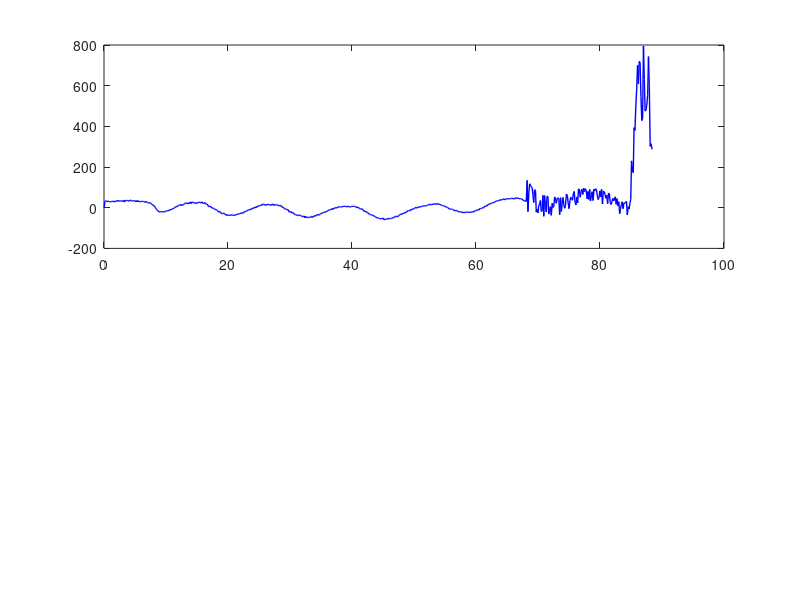

The MATLAB script that drew this image: (Note: this script raises an error after producing the figure.)
%% =========================================================
%  stability_data4.m
%  data4 Kararlilik / Drift Analizi
%  On kosul: 3rd_fit_data4.mat ve pp.mat mevcut olmali
% =========================================================
clearvars
clc
close all

%% =========================
% 1. VERI YUKLE
% =========================
load('3rd_fit_data4.mat', 'T');
pp = load('pp.mat');

time_min = pp.R_time(:);   % dakika
R_peak   = pp.R_peak(:);
X1_peak  = pp.X1_peak(:);
X2_peak  = pp.X2_peak(:);

nSweep = length(time_min);
fprintf('Toplam sweep: %d\n', nSweep);
fprintf('Sure: %.1f - %.1f dakika\n', min(time_min), max(time_min));

%% =========================
% 2. POMPA ARIZASINI TESPIT ET
%    (~87. dakikadaki ani spike)
% =========================
R_diff     = abs(diff(R_peak));
threshold  = mean(R_diff) + 5 * std(R_diff);
fault_idx  = find(R_diff > threshold, 1, 'first');

if ~isempty(fault_idx)
    fprintf('Pompa arizasi tespit edildi: sweep %d (%.1f dk)\n', ...
        fault_idx, time_min(fault_idx));
    stable_idx = 1:fault_idx-1;
else
    fprintf('Pompa arizasi tespit edilmedi.\n');
    stable_idx = 1:nSweep;
end

% Kararli bolge
t_stable  = time_min(stable_idx);
R_stable  = R_peak(stable_idx);
X1_stable = X1_peak(stable_idx);
X2_stable = X2_peak(stable_idx);

fprintf('Kararli bolge: %d sweep (%.1f dk)\n', ...
    length(stable_idx), max(t_stable));

%% =========================
% 3. GURULTU TABANI (NOISE FLOOR)
% =========================
% Kararli bolgedeki standart sapma = gurultu tabani
noise_R  = std(R_stable);
noise_X1 = std(X1_stable);
noise_X2 = std(X2_stable);

fprintf('\n=== GURULTU TABANI ===\n');
fprintf('  R_peak  std: %.2f Hz\n', noise_R);
fprintf('  X1_peak std: %.2f Hz\n', noise_X1);
fprintf('  X2_peak std: %.2f Hz\n', noise_X2);

%% =========================
% 4. DRIFT ANALiZi
%    Lineer fit ile uzun vadeli kaymayi hesapla
% =========================
p_R  = polyfit(t_stable, R_stable,  1);
p_X1 = polyfit(t_stable, X1_stable, 1);
p_X2 = polyfit(t_stable, X2_stable, 1);

% Drift Hz/dakika ve Hz/saat cinsinden
drift_R_per_min  = p_R(1);
drift_X1_per_min = p_X1(1);
drift_X2_per_min = p_X2(1);

fprintf('\n=== DRiFT ANALiZi ===\n');
fprintf('  R_peak  drift: %.4f Hz/dk  (%.2f Hz/saat)\n', ...
    drift_R_per_min,  drift_R_per_min*60);
fprintf('  X1_peak drift: %.4f Hz/dk  (%.2f Hz/saat)\n', ...
    drift_X1_per_min, drift_X1_per_min*60);
fprintf('  X2_peak drift: %.4f Hz/dk  (%.2f Hz/saat)\n', ...
    drift_X2_per_min, drift_X2_per_min*60);

%% =========================
% 5. LOD HESABI (kararlilik bazli)
%    LOD = 3 * noise / sensitivity
%    sensitivity: data3 referans degeri ~6300 Hz / 2% = 3150 Hz/%
% =========================
sensitivity_ref = 3150;   % Hz/% (data3'ten beklenen)

LOD_R  = 3 * noise_R  / sensitivity_ref;
LOD_X1 = 3 * noise_X1 / sensitivity_ref;
LOD_X2 = 3 * noise_X2 / sensitivity_ref;

fprintf('\n=== LOD (kararlilik bazli) ===\n');
fprintf('  R_peak  LOD: %.5f %%\n', LOD_R);
fprintf('  X1_peak LOD: %.5f %%\n', LOD_X1);
fprintf('  X2_peak LOD: %.5f %%\n', LOD_X2);

%% =========================
% 6. GRAFIK 1: Zaman Serisi + Pompa Arizasi
% =========================
figure('Name','Zaman Serisi','Position',[100 100 1000 450]);

subplot(2,1,1);
plot(time_min, R_peak - R_peak(1), 'b-', 'LineWidth', 1.0);
hold on;
if ~isempty(fault_idx)
    xline(time_min(fault_idx), 'r--', 'LineWidth', 2, ...
        'Label', 'Pompa Arizasi');
end
ylabel('\DeltaR_{peak} (Hz)');
title('data4 — R_{peak} Zaman Serisi');
grid on;

subplot(2,1,2);
plot(time_min, X1_peak - X1_peak(1), 'Color',[0.1 0.6 0.1], 'LineWidth', 1.0);
hold on;
if ~isempty(fault_idx)
    xline(time_min(fault_idx), 'r--', 'LineWidth', 2);
end
xlabel('Zaman (dakika)');
ylabel('\DeltaX1_{peak} (Hz)');
title('data4 — X1_{peak} Zaman Serisi');
grid on;

%% =========================
% 7. GRAFIK 2: Drift Analizi
% =========================
figure('Name','Drift Analizi','Position',[100 580 1000 400]);

subplot(1,2,1);
plot(t_stable, R_stable - R_stable(1), 'b.', 'MarkerSize', 3);
hold on;
fit_line = polyval(p_R, t_stable) - polyval(p_R, t_stable(1));
plot(t_stable, fit_line, 'r-', 'LineWidth', 2);
xlabel('Zaman (dakika)');
ylabel('\DeltaR_{peak} (Hz)');
title(sprintf('R_{peak} Drift\n%.4f Hz/dk (%.2f Hz/saat)', ...
    drift_R_per_min, drift_R_per_min*60));
legend('Veri', 'Lineer Fit');
grid on;

subplot(1,2,2);
plot(t_stable, X1_stable - X1_stable(1), 'g.', 'MarkerSize', 3);
hold on;
fit_line2 = polyval(p_X1, t_stable) - polyval(p_X1, t_stable(1));
plot(t_stable, fit_line2, 'r-', 'LineWidth', 2);
xlabel('Zaman (dakika)');
ylabel('\DeltaX1_{peak} (Hz)');
title(sprintf('X1_{peak} Drift\n%.4f Hz/dk (%.2f Hz/saat)', ...
    drift_X1_per_min, drift_X1_per_min*60));
legend('Veri', 'Lineer Fit');
grid on;

sgtitle('Drift Analizi — data4 (Kararli Bolge)');

%% =========================
% 8. GRAFIK 3: Gurultu Dagilimi (Histogram)
% =========================
figure('Name','Gurultu Dagilimi','Position',[100 100 1000 380]);

subplot(1,3,1);
R_detrended = R_stable - polyval(p_R, t_stable);
histogram(R_detrended, 30, 'FaceColor',[0.2 0.4 0.8], 'Normalization','pdf');
xlabel('\DeltaR_{peak} (Hz)');
ylabel('PDF');
title(sprintf('R_{peak} Gurultu\n\\sigma = %.2f Hz', noise_R));
grid on;

subplot(1,3,2);
X1_detrended = X1_stable - polyval(p_X1, t_stable);
histogram(X1_detrended, 30, 'FaceColor',[0.1 0.6 0.1], 'Normalization','pdf');
xlabel('\DeltaX1_{peak} (Hz)');
ylabel('PDF');
title(sprintf('X1_{peak} Gurultu\n\\sigma = %.2f Hz', noise_X1));
grid on;

subplot(1,3,3);
X2_detrended = X2_stable - polyval(p_X2, t_stable);
histogram(X2_detrended, 30, 'FaceColor',[0.8 0.4 0.1], 'Normalization','pdf');
xlabel('\DeltaX2_{peak} (Hz)');
ylabel('PDF');
title(sprintf('X2_{peak} Gurultu\n\\sigma = %.2f Hz', noise_X2));
grid on;

sgtitle('Gurultu Dagilimi — data4');

%% =========================
% 9. OZET TABLO
% =========================
fprintf('\n========================================\n');
fprintf('       KARARLILIK ANALiZi OZETI\n');
fprintf('========================================\n');
fprintf('  Kararli sure    : %.1f dakika\n', max(t_stable));
fprintf('  Toplam sweep    : %d\n', length(stable_idx));
fprintf('\n  Ozellik   | Noise(Hz) | Drift(Hz/saat) | LOD(%%)\n');
fprintf('  ----------|-----------|----------------|--------\n');
fprintf('  R_peak    | %9.2f | %14.2f | %.5f\n', ...
    noise_R,  drift_R_per_min*60,  LOD_R);
fprintf('  X1_peak   | %9.2f | %14.2f | %.5f\n', ...
    noise_X1, drift_X1_per_min*60, LOD_X1);
fprintf('  X2_peak   | %9.2f | %14.2f | %.5f\n', ...
    noise_X2, drift_X2_per_min*60, LOD_X2);
fprintf('========================================\n');
